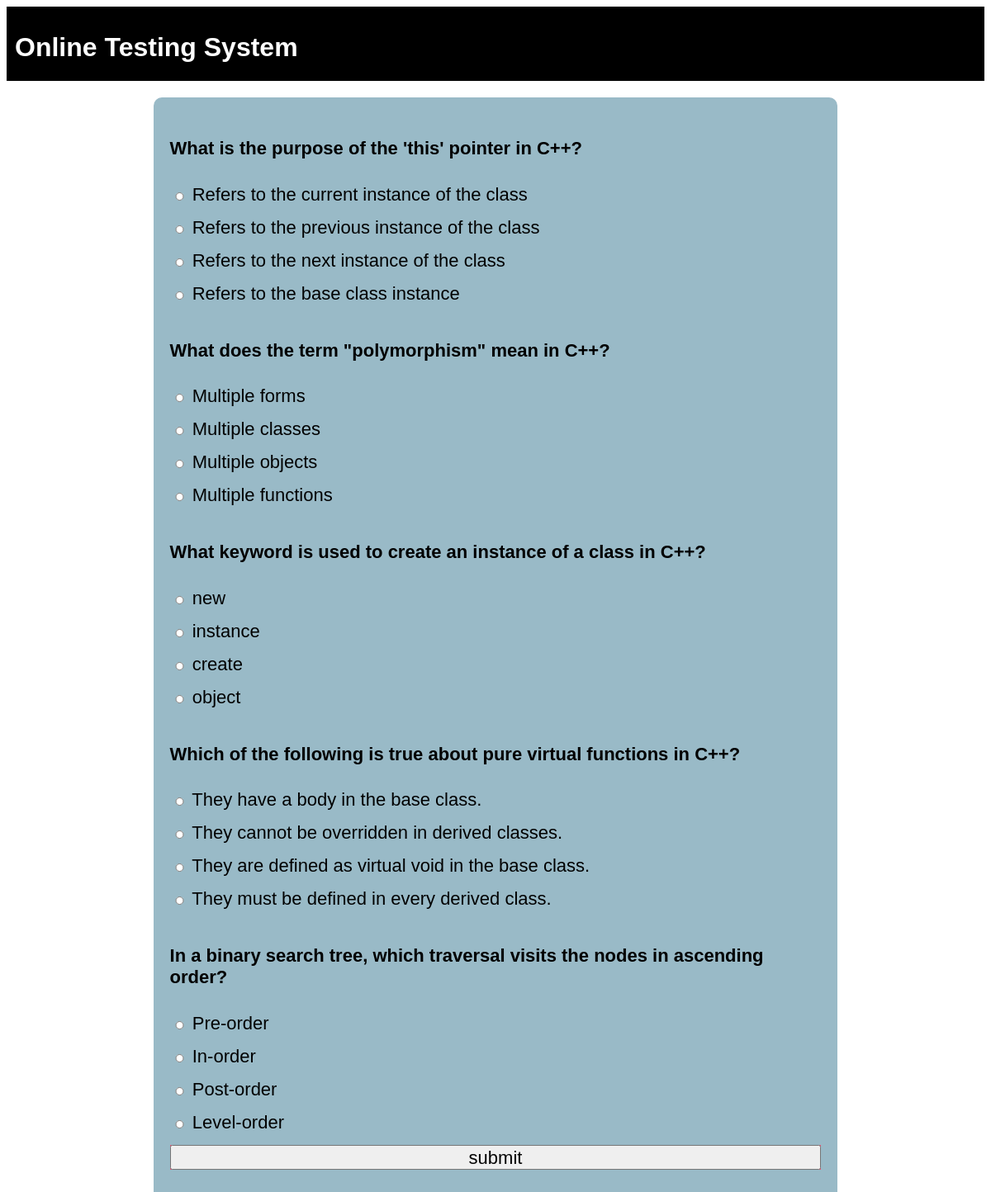
/OTS/test-papper?n=5, run on the app's committed database.
### OTS/models.py (models this page shows)
class Question(models.Model):
    qid=models.BigAutoField(primary_key=True,auto_created=True)
    que=models.TextField()
    a=models.CharField(max_length=255)
    b=models.CharField(max_length=255)
    c=models.CharField(max_length=255)
    d=models.CharField(max_length=255)
    ans=models.CharField(max_length=2)

### OTS/views.py (the view)
# urls.py: path('test-papper',Testpapper,name="testpapper"),
def Testpapper(request):
    if 'name' not in request.session.keys():
        res=HttpResponseRedirect("login")
    n=int(request.GET['n'])
    questions_pool=list(Question.objects.all())
    random.shuffle(questions_pool)
    question_list=questions_pool[:n]
    context={'questions':question_list}
    res=render(request,'testpapper.html',context)
    return res

### OTS/templates/testpapper.html (shortened to what this page needs)
{% extends 'main.html' %}
{% block content%}
<form action="{% url 'OTS:calculatetest' %}" method="post">
    {% for question in questions%}
    <div class="question">
        <h4>  <input type="hidden" name="qno{{question.qid}}" value="{{question.qid}}">
          {{question.que}}
        </h4>
    </div>
    <div class="options"><input type="radio" name="q{{question.qid}}" value="a"> {{question.a}} </div>
    <div class="options"><input type="radio" name="q{{question.qid}}" value="b"> {{question.b}} </div>
    <div class="options"><input type="radio" name="q{{question.qid}}" value="c"> {{question.c}} </div>
    <div class="options"><input type="radio" name="q{{question.qid}}" value="d"> {{question.d}} </div>
    {%endfor%}
  <div id="abc">
    <input type="submit" value="submit">
  </div>
</form>
{%endblock%}

### OTS/static/theme.css (style rules this page uses)
* { font-family:'Gill Sans', 'Gill Sans MT', Calibri, 'Trebuchet MS', sans-serif; }

### OTS/static/formstyle.css (style rules this page uses)
form { box-sizing:border-box; padding:20px; border-radius:10px; background-color:rgb(153, 186, 199); display:table; width:100%; color:white; }
input { display:block; width:100%; margin-bottom:20px; height:30px; font-size:22px; }
.question { color:black; font-size:22px; margin-bottom:20px; }
.options { font-size:22px; color:black; }
.options input { display:inline; width:fit-content; height:10px; }

### OTS/static/buttonstyle.css (style rules this page uses)
#abc { background-color:#F64C72 }

### data on the page
Question: que "What is the purpose of the 'this' pointer in C++?", a "Refers to the current instance of the class", b "Refers to the previous instance of the class", c "Refers to the next instance of the class", d "Refers to the base class instance"
Question: que "What does the term \"polymorphism\" mean in C++?", a "Multiple forms", b "Multiple classes", c "Multiple objects", d "Multiple functions"
Question: que "What keyword is used to create an instance of a class in C++?", a "new", b "instance", c "create", d "object"
Question: que "Which of the following is true about pure virtual functions in C++?", a "They have a body in the base class.", b "They cannot be overridden in derived classes.", c "They are defined as virtual void in the base class.", d "They must be defined in every derived class."
Question: que "In a binary search tree, which traversal visits the nodes in ascending order?", a "Pre-order", b "In-order", c "Post-order", d "Level-order"
